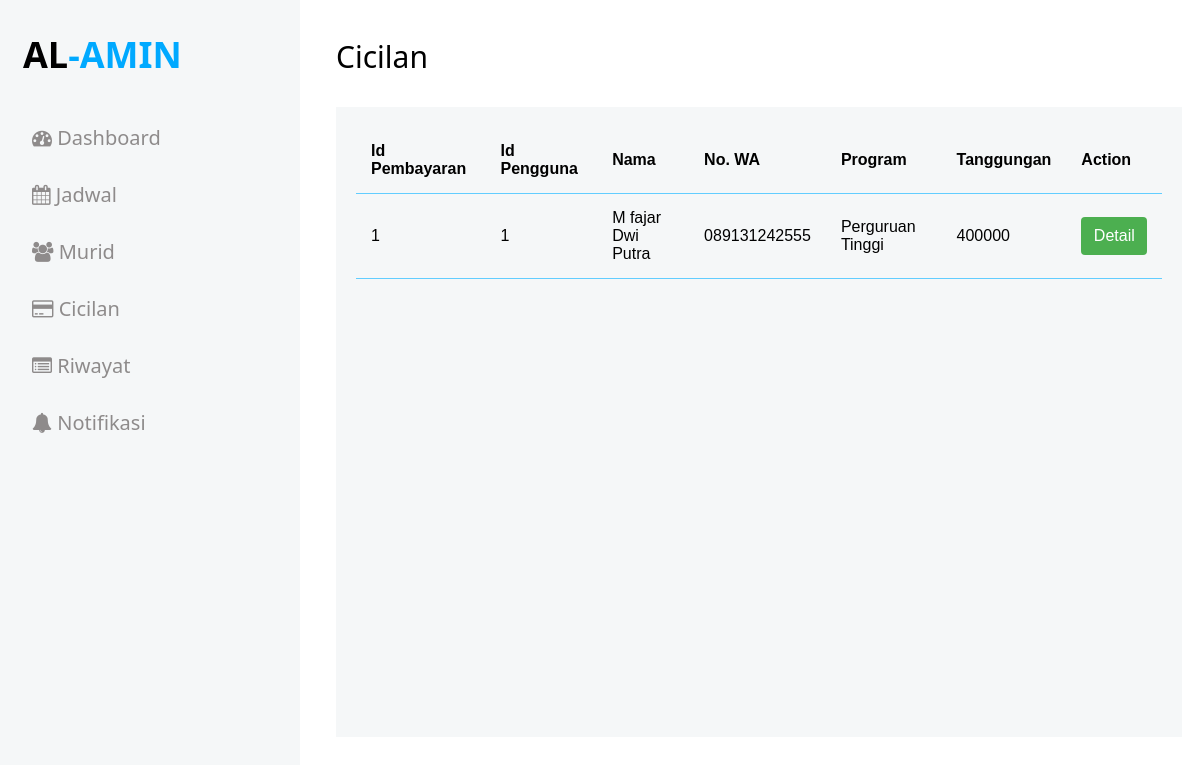
The app's page /cicilan.php, older data.
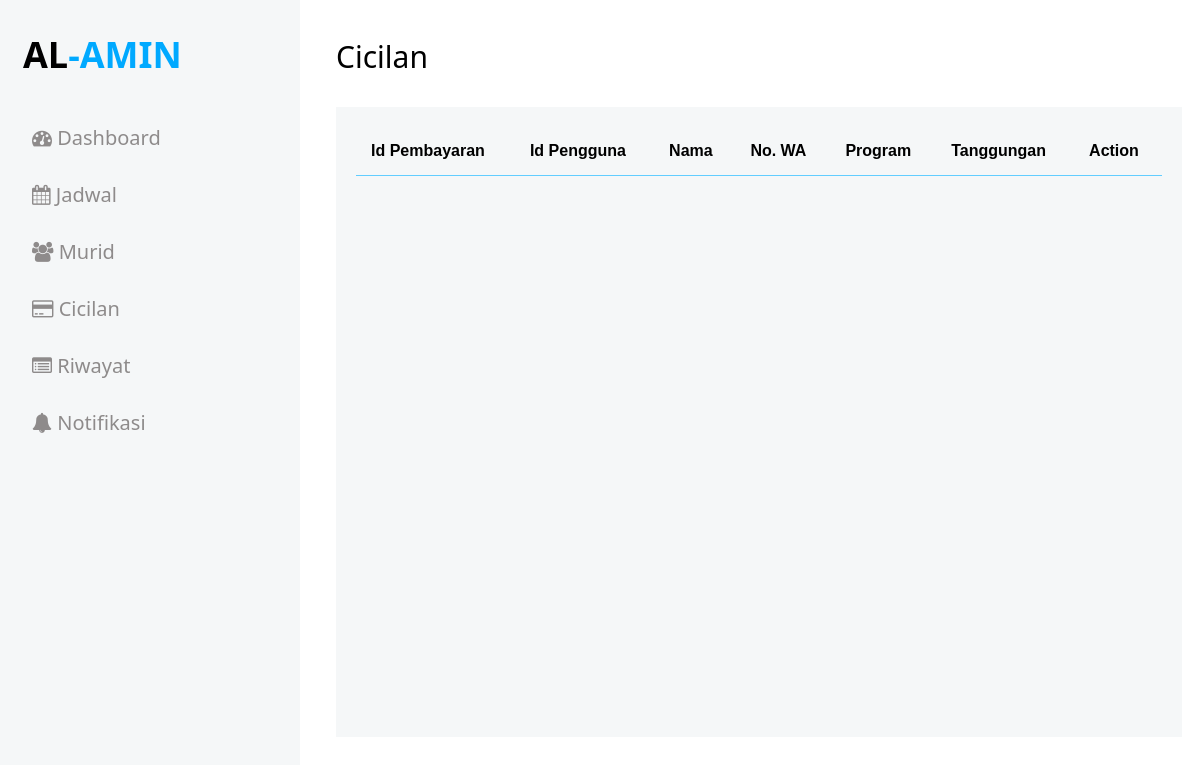
The same page, newer data.
### tables this page shows
CREATE TABLE `pembayaran` (
  `id_pembayaran` int(11) NOT NULL,
  `bayar` int(20) NOT NULL,
  `status` int(15) NOT NULL,
  `id_program` char(10) NOT NULL,
  `tgl_pembayaran` datetime DEFAULT current_timestamp(),
  `id_pengguna` int(11) NOT NULL
);

CREATE TABLE `data_pengguna` (
  `id_pengguna` int(11) NOT NULL,
  `nama` varchar(50) NOT NULL,
  `email` varchar(50) NOT NULL,
  `username` varchar(15) NOT NULL,
  `password` varchar(20) NOT NULL,
  `no_wa` char(13) NOT NULL,
  `jenis_kelamin` varchar(10) NOT NULL,
  `status` varchar(10) NOT NULL,
  `id_program` char(10) NOT NULL,
  `otp` text NOT NULL,
  `tanggal` timestamp NOT NULL DEFAULT current_timestamp() ON UPDATE current_timestamp()
);

CREATE TABLE `paket_program` (
  `id_program` char(10) NOT NULL,
  `nama_program` varchar(20) NOT NULL,
  `harga` int(20) NOT NULL,
  `deskripsi` varchar(150) NOT NULL
);

### cicilan.php (the view, shortened to what this page needs)
<!Doctype HTML>
<html>
<head>
    <link rel="stylesheet" href="css/style.css" type="text/css" />
    <link rel="stylesheet" href="https://cdnjs.cloudflare.com/ajax/libs/font-awesome/4.7.0/css/font-awesome.min.css">
    <link rel="stylesheet" href="https://cdn.jsdelivr.net/npm/datepicker/dist/datepicker.min.css">
    <link rel="stylesheet" href="https://cdn.jsdelivr.net/npm/flatpickr/dist/flatpickr.min.css">
</head>
<body>
    <div id="mySidenav" class="sidenav">
        <p class="logo" style="position: relative; right: 5px;"><span>AL</span>-AMIN</p>
        <a href="index.php" class="icon-a"><i class="fa fa-dashboard icons"></i> Dashboard</a>
        <a href="jadwal.php" class="icon-a"><i class="fa fa-calendar icons"></i> Jadwal</a>
        <a href="murid.php" class="icon-a"><i class="fa fa-users icons"></i> Murid</a>
        <a href="cicilan.php" class="icon-a"><i class="fa fa-credit-card"></i> Cicilan</a>
        <a href="riwayat.php" class="icon-a"><i class="fa fa-list-alt icons"></i> Riwayat</a>
        <a href="notifikasi.php" class="icon-a"><i class="fa fa-regular fa-bell"></i> Notifikasi</a>
    </div>
    <div id="main">
        <div class="head">
            <div class="col-div-6">
                <span style="font-size:30px;cursor:pointer; color: black;" class="nav">Cicilan</span>
            </div>
        </div>
    </head>
    <body>
        <div class="col-div-81" style="position: relative; top: 30px; left: 20px;">
            <div class="box-9" style="height: 630px;">
                <div class="content-box">
                    <table>
                        <thead>
                            <tr>
                                <th>Id Pembayaran</th>
                                <th>Id Pengguna</th>
                                <th>Nama</th>
                                <th>No. WA</th>
                                <th>Program</th>
                                <th>Tanggungan</th>
                                <th>Action</th>
                            </tr>
                        </thead>
                        <tbody>
                            <?php
                            require_once('php/koneksi.php');
                            $query = "SELECT pembayaran.id_pembayaran, data_pengguna.id_pengguna, data_pengguna.nama, data_pengguna.no_wa, paket_program.nama_program, pembayaran.status FROM pembayaran
                            JOIN data_pengguna ON pembayaran.id_pengguna = data_pengguna.id_pengguna
                            JOIN paket_program ON pembayaran.id_program = paket_program.id_program";
                            $result = $conn->query($query);
                            while ($row = $result->fetch_assoc()) {
                                echo "<tr>";
                                echo "<td>" . $row["id_pembayaran"] . "</td>";
                                echo "<td>" . $row["id_pengguna"] . "</td>";
                                echo "<td>" . $row["nama"] . "</td>";
                                echo "<td>" . $row["no_wa"] . "</td>";
                                echo "<td>" . $row["nama_program"] . "</td>";
                                echo "<td>" . $row["status"] . "</td>";
                                echo "<td><button class='edit-button' onclick='showPopup(this)'>Detail</button></td>";
                                echo "</tr>";
                            }
                            ?>
                        </tbody>
                    </table>
                </div>
            </div>
        </div>
        </body>
        </html>

Row changes from the older to the newer data that the page shows:
removed pembayaran: id_pembayaran "1", id_pengguna.id_pengguna "1", id_pengguna.nama "M fajar Dwi Putra", id_pengguna.no_wa "089131242555", id_program.nama_program "Perguruan Tinggi", status "400000"
